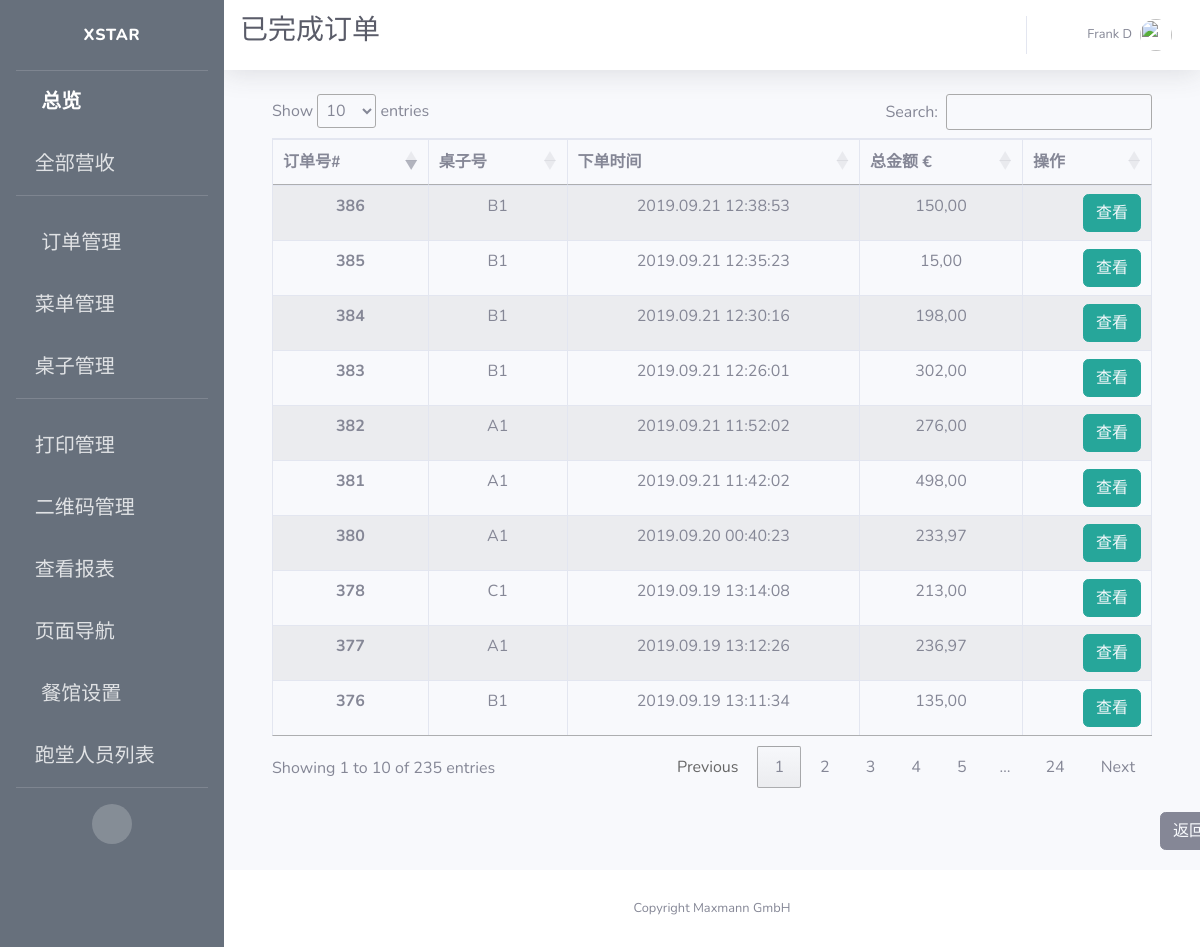
The page /admin/view/paid/alacarte/orders (signed in) on the database as committed earlier.
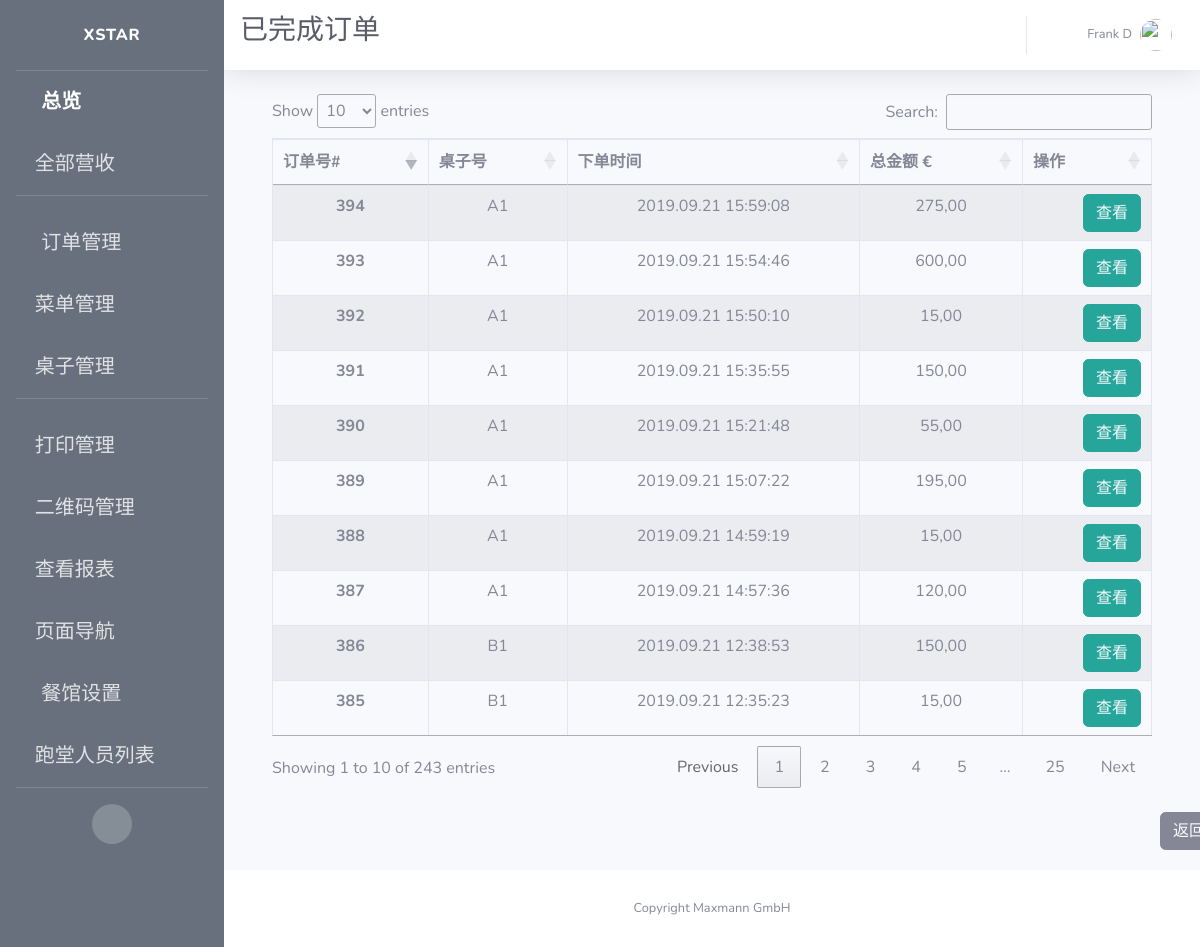
The same page on the database as committed later.
### app/models.py (models this page shows)
class Order(db.Model):
    id = db.Column(db.Integer, primary_key=True, unique=True, index=True)
    totalPrice = db.Column(db.Float, unique=False)
    orderNumber = db.Column(db.String(200), unique=True)
    timeCreated = db.Column(db.DateTime, default=datetime.utcnow)
    isPaid = db.Column(db.Boolean, default=False)
    isReady = db.Column(db.Boolean, default=False)
    isPickedUp = db.Column(db.Boolean, default=False)
    items = db.Column(db.String(1500))
    pay_via = db.Column(db.String(100))
    type = db.Column(db.String(100))
    container = db.Column(db.String(300))
    mealPrinted = db.Column(db.Boolean, default=False)
    printed = db.Column(db.Boolean, default=False)
    settleTime = db.Column(db.DateTime)
    settleID = db.Column(db.String(500))
    table_name = db.Column(db.String(500))
    seat_number = db.Column(db.String(500))
    isCancelled = db.Column(db.Boolean(), default=False)
    isDone = db.Column(db.Boolean())
    dishes = db.Column(db.String(1500))
    discount = db.Column(db.Float, default=0.0)
    discount_rate = db.Column(db.Float, default=0.0)
    subtype = db.Column(db.String(500))
    endTotal = db.Column(db.Float, default=totalPrice)
    section = db.Column(db.String(500))

### app/routes.py (the view)
@app.route('/admin/view/paid/alacarte/orders')
@login_required
def admin_view_paid_alacarte_orders():
    orders = db.session.query(Order).filter(
        Order.type == "In",
        Order.isPaid == True).all()
    cancelled_orders = db.session.query(Order).filter(
        Order.type == "In",
        Order.isCancelled == True).all()
    cur_orders = orders + cancelled_orders
    items = {order.id: json.loads(order.items) for order in cur_orders}
    context = dict(open_orders=cur_orders,
                   items=items,
                   title=u"已完成订单",
                   referrer=request.headers.get('Referer'),
                   company_name=company_info.get('company_name'),
                   datetime_format=datetime_format,
                   formatter=formatter)
    return render_template("admin_view_paid_alacarte_orders.html", **context)

### app/models.py (called while the page is built)
@login.user_loader
def load_user(id):
    return User.query.get(int(id))

### app/utilities.py (called while the page is built)
def formatter(number):
    if number == 0:
        number = '{:.2f}'.format(round(number, 2))
        number = number.replace(".", ",")
        return number
    number = format_decimal(round(float(number), 2), locale="de_DE")
    if len(number.split(",")) == 1:
        number = number + ",00"
        return number
    if len(number.split(",")[1]) == 1:
        number = number + "0"
        return number
    return number

### app/templates/admin_view_paid_alacarte_orders.html (shortened to what this page needs)
{% extends 'base.html' %}
{% block css %}
<link rel="stylesheet" type="text/css" href="https://cdn.datatables.net/1.10.19/css/jquery.dataTables.css">
<link rel="stylesheet" type="text/css" href="https://cdnjs.cloudflare.com/ajax/libs/twitter-bootstrap/4.1.3/css/bootstrap.css">
<link rel="stylesheet" type="text/css" href="https://cdn.datatables.net/1.10.19/css/dataTables.bootstrap4.min.css">
{% endblock %}
{% block title %}
<h1 class="h3 mb-2 text-gray-800">{{title}}</h1>
{% endblock %}
{% block content %}
<div class="container">
  <div class="row">
    <div class="col-sm-12">
      <table id="example" class="table table-striped table-bordered">
        <thead>
          <tr>
            <th scope="col">订单号#</th>
            <th scope="col">桌子号</th>
            <th scope="col">下单时间</th>
            <th scope="col">总金额 €</th>
            <th scope="col">操作</th>
          </tr>
        </thead>
        <tbody>
          {% for order in open_orders %}
          <tr>
            <th scope="row">{{order.id}}</th>
            <td>{{ order.table_name }}</td>
            <td>{{ order.timeCreated.strftime(datetime_format) }}</td>
            <td>{{ formatter(order.totalPrice) }}</td>
            <td style="text-align:right">
              <span>
                <button type="button" class="btn btn-info" style="border-color:#26a69a; background-color:#26a69a;">
                  <a href={{ url_for('admin_alacarte_order_edit', order_id=order.id) }} style="color: rgb(247, 249, 252)">
                    查看
                  </a>
                </button>
              </span>
            </td>
          </tr>
          {% endfor %}
        </tbody>
      </table>
    </div>
  </div>
</div>
<br>
<button type="button" class="btn btn-secondary" id="back">
  <a style="color: rgb(247, 249, 252)" href={{ referrer }} >
    返回
  </a>
</button>
{% endblock %}

Rows that differ between the two databases and show on the page:
no longer on this page (row unchanged): Order: id "376", table_name "B1", timeCreated "2019.09.19 13:11:34", totalPrice "135,00"
no longer on this page (row unchanged): Order: id "377", table_name "A1", timeCreated "2019.09.19 13:12:26", totalPrice "236,97"
no longer on this page (row unchanged): Order: id "378", table_name "C1", timeCreated "2019.09.19 13:14:08", totalPrice "213,00"
no longer on this page (row unchanged): Order: id "380", table_name "A1", timeCreated "2019.09.20 00:40:23", totalPrice "233,97"
no longer on this page (row unchanged): Order: id "381", table_name "A1", timeCreated "2019.09.21 11:42:02", totalPrice "498,00"
no longer on this page (row unchanged): Order: id "383", table_name "B1", timeCreated "2019.09.21 12:26:01", totalPrice "302,00"
no longer on this page (row unchanged): Order: id "384", table_name "B1", timeCreated "2019.09.21 12:30:16", totalPrice "198,00"
no longer on this page (row edited): Order: id "382", table_name "A1", timeCreated "2019.09.21 11:52:02", totalPrice "276,00"
added Order: id "387", table_name "A1", timeCreated "2019.09.21 14:57:36", totalPrice "120,00"
added Order: id "388", table_name "A1", timeCreated "2019.09.21 14:59:19", totalPrice "15,00"
added Order: id "389", table_name "A1", timeCreated "2019.09.21 15:07:22", totalPrice "195,00"
added Order: id "390", table_name "A1", timeCreated "2019.09.21 15:21:48", totalPrice "55,00"
added Order: id "391", table_name "A1", timeCreated "2019.09.21 15:35:55", totalPrice "150,00"
added Order: id "392", table_name "A1", timeCreated "2019.09.21 15:50:10", totalPrice "15,00"
added Order: id "393", table_name "A1", timeCreated "2019.09.21 15:54:46", totalPrice "600,00"
added Order: id "394", table_name "A1", timeCreated "2019.09.21 15:59:08", totalPrice "275,00"
Other text that changed with them:
text written by a page script: "Show entries Search: Showing 1 to 10 of 235 entries Previous 1 2 3 4 5 … 24 Next" → "Show entries Search: Showing 1 to 10 of 243 entries Previous 1 2 3 4 5 … 25 Next"
